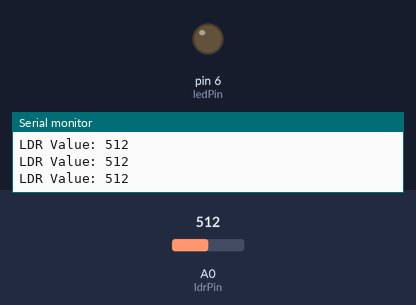
The sketch below on a simulated Arduino Uno, built with avr-gcc and run on an emulated ATmega328P. On the bench: output pins drawn as LEDs (lit = HIGH), the last lines printed to the serial monitor. Inputs (shaded band) come from the test bench; at power-on: A0 (ldrPin) = 512.

Above: at 1.3 s.
1.4 s: A0 (ldrPin) set to 482
At 2.2 s:
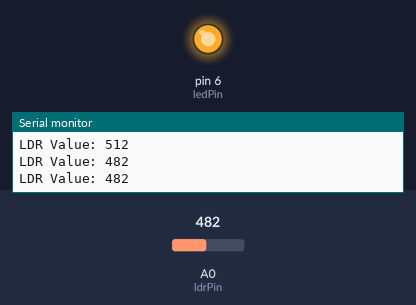
3.0 s: A0 (ldrPin) set to 510
At 3.4 s:
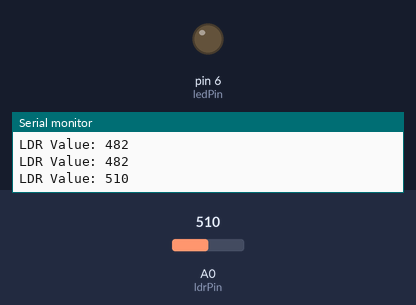
4.5 s: A0 (ldrPin) set to 490
At 5.8 s:
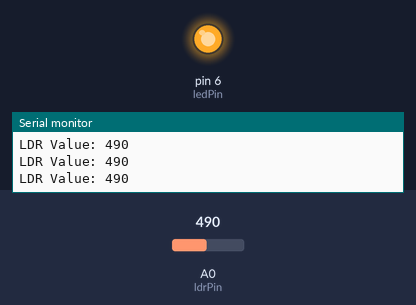
Timing chart, 0 to 7.5 s (numbered marks = the images above; inputs shaded):
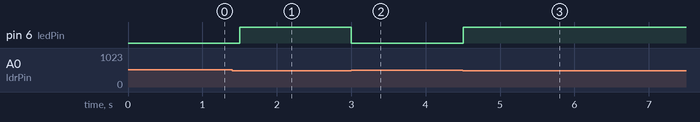

Measured:
- the behaviour switches between 500 and 499 on A0 (ldrPin) (found by bisection; images 0 and 1)
- after the input at 1.4 s, pin 6 (ledPin): LOW → HIGH after 0.10 s
- after the input at 3.0 s, pin 6 (ledPin): HIGH → LOW at once
- after the input at 4.5 s, pin 6 (ledPin): LOW → HIGH at once

The sketch:

ldr_code.ino
```cpp
int ldrPin = A0;    // LDR connected to analog pin A0
int ledPin = 6;     // LED connected to pin 6 (through 220Ω resistor)
int ldrValue = 0;   // variable to store LDR value

// Adjust this threshold based on your LDR readings
int ldrThreshold = 500;

void setup() {
  Serial.begin(9600); // start serial communication
  pinMode(ledPin, OUTPUT);
  digitalWrite(ledPin, LOW); // LED OFF initially
}

void loop() {
  ldrValue = analogRead(ldrPin); // read value from LDR

  Serial.print("LDR Value: ");
  Serial.println(ldrValue);      // print value to Serial Monitor

  // Control LED

// int sum = 0;
// for (int i = 0; i < 10; i++) {
//   sum += analogRead(ldrPin);
//   delay(10);
// }
// ldrValue = sum / 10;

  if (ldrValue < ldrThreshold) {
    digitalWrite(ledPin, HIGH);  // Dark -> LED ON
  } else {
    digitalWrite(ledPin, LOW);   // Bright -> LED OFF
  }

  delay(500); // wait half second before next read
}
```
